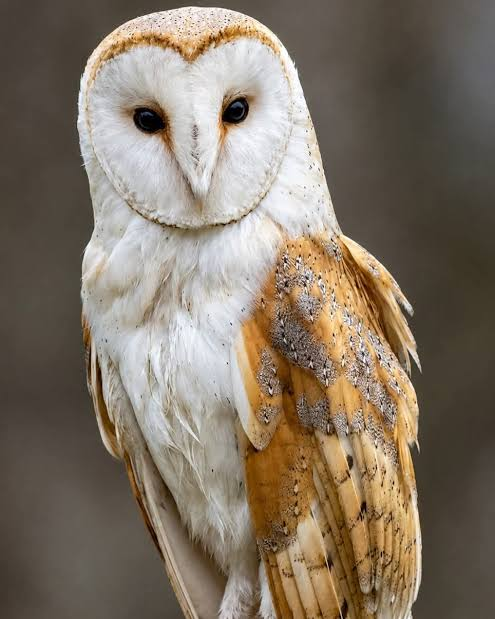
#> input picture Lechuza.jpg, 495 x 619 px
$ python p7-Lechuza-0093.py
#> lines starting #> are read from the running program, lines starting #| are printed output that depends on the picture

# Ejemplo 1: Conversión entre BGR, RGB y Escala de Grises .
# Pedro NC 0093
import cv2
import matplotlib.pyplot as plt

# 1. Cargar imagen desde disco (OpenCV la lee en formato BGR)
img_bgr = cv2.imread('Lechuza.jpg')
#> img_bgr is the input picture: shape (619, 495, 3); mean B, G, R 101.2, 116.5, 129.3

# 2. Conversión BGR -> RGB (para visualizar correctamente con Matplotlib)
img_rgb = cv2.cvtColor(img_bgr, cv2.COLOR_BGR2RGB)

# 3. Conversión BGR -> Escala de grises (1 solo canal)
img_gray = cv2.cvtColor(img_bgr, cv2.COLOR_BGR2GRAY)
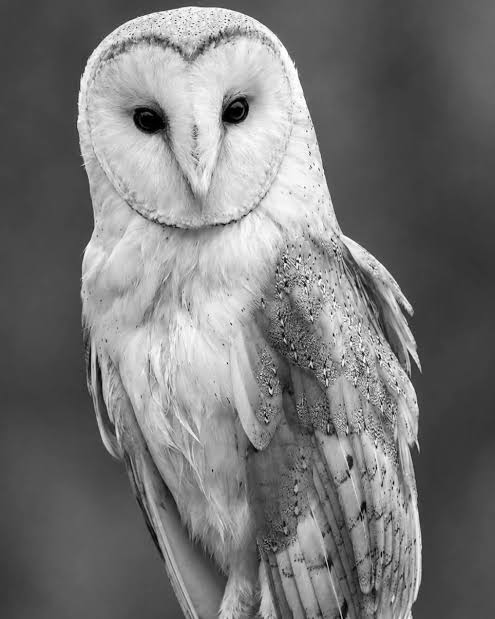
#> img_gray: shape (619, 495); min 0, max 255, mean 118.6

# 4. Mostrar los resultados comparativos
fig, axes = plt.subplots(1, 3, figsize=(12, 4))
axes[0].imshow(img_bgr)
axes[0].set_title("Original 0093 en OpenCV (BGR incorrecto)")

axes[1].imshow(img_rgb)
axes[1].set_title("Convertido a RGB 0093")

axes[2].imshow(img_gray, cmap='gray')
axes[2].set_title("Escala de Grises 0093")

for ax in axes:
    ax.axis('off')

plt.tight_layout()
plt.show()
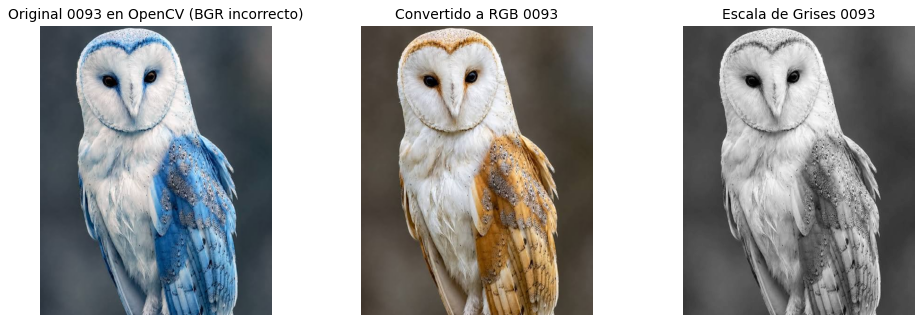
#> figure drawn by matplotlib, 3 panels; B, G, R data is drawn as R, G, B
print("Pedro Martinez 0093")
